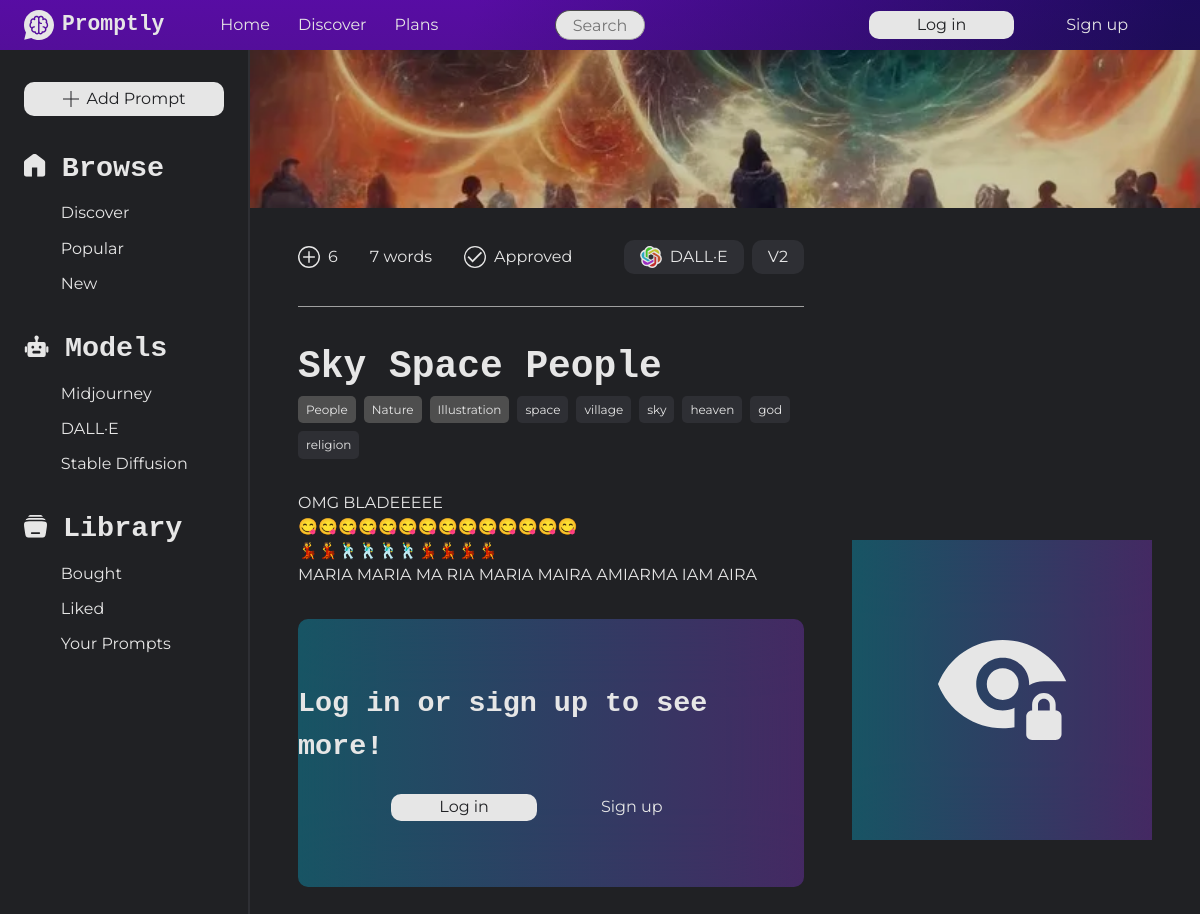
Page /prompt.php?id=8 on the committed database.
### tables this page shows
CREATE TABLE `ai_models` (
  `id` int(11) NOT NULL,
  `name` varchar(50) NOT NULL,
  `description` varchar(300) NOT NULL,
  `versions` text NOT NULL,
  `icon` varchar(300) NOT NULL
);

CREATE TABLE `prompts` (
  `id` int(11) NOT NULL,
  `title` varchar(70) NOT NULL,
  `description` varchar(1000) NOT NULL,
  `tags` text NOT NULL,
  `prompt` text NOT NULL,
  `prompt_instructions` text NOT NULL,
  `word_count` int(11) NOT NULL,
  `author_id` int(11) NOT NULL,
  `model_id` int(11) NOT NULL,
  `model_version` varchar(30) NOT NULL,
  `header_image` varchar(300) NOT NULL,
  `example_image1` varchar(300) NOT NULL,
  `example_image2` varchar(300) DEFAULT NULL,
  `example_image3` varchar(300) DEFAULT NULL,
  `example_image4` varchar(300) DEFAULT NULL,
  `date_created` datetime NOT NULL DEFAULT current_timestamp(),
  `views` int(11) NOT NULL DEFAULT 0,
  `free` tinyint(1) NOT NULL DEFAULT 0,
  `approved` tinyint(1) NOT NULL DEFAULT 0
);

CREATE TABLE `categories` (
  `id` int(11) NOT NULL,
  `title` varchar(50) NOT NULL
);

### classes/Prompt.php (called while the page is built, shortened)
<?php
class Prompt
{
    public static function getPromptById (int $id): array
    {
        $PDO = Database::getInstance();
        $stmt = $PDO->prepare("SELECT * FROM prompts WHERE id = :id");
        $stmt->bindValue(":id", $id);
        $stmt->execute();
        return $stmt->fetch(PDO::FETCH_ASSOC);
    }
    public static function getModelById (int $id): array
    {
        $PDO = Database::getInstance();
        $stmt = $PDO->prepare("select * from ai_models where id = :id");
        $stmt->bindValue(":id", $id);
        $stmt->execute();
        return $stmt->fetch(PDO::FETCH_ASSOC);
    }
    public static function getAllModels(): array
    {
        $PDO = Database::getInstance();
        $stmt = $PDO->query("select * from ai_models");
        $stmt->execute();
        return $stmt->fetchAll(PDO::FETCH_ASSOC);
    }
    public static function getCategoriesByPromptId (int $id): array
    {
        $PDO = Database::getInstance();
        $stmt = $PDO->prepare("SELECT categories.* FROM categories JOIN category_prompt ON categories.id = category_prompt.category_id WHERE category_prompt.prompt_id = :id");
        $stmt->bindValue(":id", $id);
        $stmt->execute();
        return $stmt->fetchAll(PDO::FETCH_ASSOC);
    }
}

### prompt.php (the view, shortened to what this page needs)
<?php
include_once(__DIR__ . '/classes/Prompt.php');
if (!empty($_GET['id'])) {
    $prompt = Prompt::getPromptById($_GET['id']);
    $model = Prompt::getModelById($prompt['model_id']);
    $categories = Prompt::getCategoriesByPromptId($_GET['id']);
    $tags = json_decode($prompt['tags'], true);
} else {
    Leave();
}
?><!DOCTYPE html>
<html lang="en">
<head>
    <link rel="stylesheet" href="css/main.css">
    <link rel="stylesheet" href="css/platform.css">
    <link rel="stylesheet" href="css/single-prompt.css">
</head>
<body>
    <?php include_once(__DIR__ . "/partials/nav.inc.php"); ?>
    <main>
        <?php include_once(__DIR__ . "/partials/aside.inc.php"); ?>
        <div>
            <header id="prompt-header" style="background-image: url(<?php echo $prompt['header_image'] ?>); cursor: default;">
                <div></div>
            </header>
            <div class="center-parent">
                <div class="center" id="single-prompt-grid">
                    <div>
                        <section id="single-prompt-top">
                            <p id="single-prompt-top-left">
                                <span aria-label="Amount of people that bought the prompt">
                                    <img src="assets/images/site/plus-circle-icon.svg" alt="Buy icon">
                                    6
                                </span>
                                <span><?php echo htmlspecialchars($prompt['word_count']); ?> words</span>
                                <?php if ($prompt['approved']) : ?>
                                    <span>
                                        <img src="assets/images/site/success-icon.svg" alt="Check mark">
                                        Approved
                                    </span>
                                <?php endif; ?>
                            </p>
                            <div id="single-prompt-top-right">
                                <span>
                                    <img src="<?php echo $model['icon'] ?>" alt="Model icon">
                                    <?php echo $model['name']; ?>
                                </span>
                                <span>
                                    <?php echo $prompt['model_version']; ?>
                                </span>
                            </div>
                        </section>
                        <hr class="single-prompt-hr">
                        <section id="single-prompt-basic-info">
                            <div>
                                <h1><?php echo htmlspecialchars($prompt['title']); ?></h1>
                                <p id="single-prompt-tags">
                                    <?php foreach($categories as $category) : ?>
                                        <a class="white-a" href="all-prompts?categories=<?php echo $category['id']; ?>"><?php echo htmlspecialchars($category['title']); ?></a>
                                    <?php endforeach; ?>
                                    <?php foreach($tags as $tag) : ?>
                                        <span><?php echo htmlspecialchars($tag); ?></span>
                                    <?php endforeach; ?>
                                </p>
                            </div>
                            <p><?php echo nl2br(htmlspecialchars($prompt['description'])); ?></p>
                        </section>
                        <?php if (!isset($_SESSION['loggedIn']) || $_SESSION['loggedIn'] === false) : ?>
                            <section class="single-prompt-login-container">
                                <h2>Log in or sign up to see more!</h2>
                                <div>
                                    <a class="button primary-btn-white" id="primary-btn-nav" href="login">Log in</a>
                                    <a class="secondary-btn-white white-a" href="register">Sign up</a>
                                </div>
                            </section>
                        <?php endif; ?>
                    </div>
                    <section id="single-prompt-image-container">
                        <figure style="background-image: url(<?php echo $prompt['example_image1']; ?>);" alt="Example image 1"></figure>
                        <?php if (!isset($_SESSION['loggedIn']) || $_SESSION['loggedIn'] === false) : ?>
                            <figure class="single-prompt-login-container" style="aspect-ratio: 1/1; border-radius: 0;">
                                <img src="assets/images/site/locked-eye-icon.svg" alt="Locked">
                            </figure>
                        <?php endif; ?>
                    </section>
                </div>
            </div>
        </div>
    </main>
</body>
</html>

### partials/aside.inc.php
<?php
include_once($_SERVER['DOCUMENT_ROOT'] . __ROOT__ . 'classes/Prompt.php');
$navModels = Prompt::getAllModels();
?><aside>
    <nav aria-label="Platform/tab navigator" id="aside-nav">
        <a class="button primary-btn-white" href="<?php echo __ROOT__; ?>tools/add-prompt">
            <img src="<?php echo __ROOT__; ?>assets/images/site/plus-icon.svg" alt="Icon of a plus">
            <span>Add Prompt</span>
        </a>
        <div>
            <a href="<?php echo __ROOT__; ?>discover" class="aside-title">
                <img src="<?php echo __ROOT__ ;?>assets/images/site/home-icon.svg" alt="Home icon">
                <h2>Browse</h2>
            </a>
            <ul class="aside-ul">
                <li><a href="<?php echo __ROOT__; ?>discover">Discover</a></li>
                <li><a href="<?php echo __ROOT__; ?>all-prompts?order=popular">Popular</a></li>
                <li><a href="<?php echo __ROOT__; ?>all-prompts?order=new">New</a></li>
            </ul>
        </div>
        <div id="aside-models">
            <div class="aside-title">
                <img src="<?php echo __ROOT__ ;?>assets/images/site/robot-icon.svg" alt="Model icon">
                <h2>Models</h2>
            </div>
            <ul class="aside-ul">
                <?php foreach ($navModels as $navModel) : ?>
                    <li><a href="<?php echo __ROOT__; ?>all-prompts?order=popular&models=<?php echo $navModel['id']; ?>"><?php echo $navModel['name']; ?></a></li>
                <?php endforeach; ?>
            </ul>
        </div>
        <div>
            <a href="<?php echo __ROOT__; ?>library.php" class="aside-title">
                <img src="<?php echo __ROOT__ ;?>assets/images/site/library-icon.svg" alt="Library icon">
                <h2>Library</h2>
            </a>
            <ul class="aside-ul">
                <li><a href="<?php echo __ROOT__; ?>library.php?page=bought">Bought</a></li>
                <li><a href="<?php echo __ROOT__; ?>library.php?page=liked">Liked</a></li>
                <li><a href="<?php echo __ROOT__; ?>library.php?page=yours">Your Prompts</a></li>
            </ul>
        </div>
    </nav>
</aside>
<div id="aside-placeholder"></div>

### css/main.css (style rules this page uses)
:root { --dark-grey: #202124; --purple: #6F04D9; --dark-blue: #1B0273; --medium-blue: #3866F2; --light-medium-blue: #0597F2; --light-blue: #05C7F2; --off-white: #E6E6E6; --grey-1: #A0A0A0; --grey-2: #2E2F34; --grey-3: #4E4E4E; --red: rgb(196, 2, 2); --green: rgb(29, 124, 29); --blue-purple-gradient: linear-gradient(90.77deg, #05C7F2 0%, #953CEE 100%); --purple-gradient: linear-gradient(105.4deg, #6F04D9 39.2%, #1B0273 97.9%); --small-size: 0.75rem; --body-size: 1rem; --h3-size: 1.333rem; --h2-size: 1.777rem; --h1-size: 2.369rem; --large-size: 3.157rem; --very-large-size: 4.209rem; }
html, body { min-height: 100vh; background-color: var(--dark-grey); }
body { color: var(--off-white); }
p, small, figcaption, a, span, label, input, textarea, select, option, legend { font-family: "Montserrat", sans-serif; font-weight: 400; }
h1, h2, h3, h1 > span, h2 > span, h3 > span { font-family: "Lekton", monospace; font-weight: bold; }
h2 { font-size: var(--h2-size); }
h1 { font-size: var(--h1-size); }
a { color: var(--off-white); text-decoration: none; }
a > img { display: inline-block; }
a:has(img) { display: flex; align-items: center; justify-content: center; gap: 0.5rem }
.primary-btn-white { padding: 0.3rem 1rem; text-align: center; cursor: pointer; text-decoration: none; color: var(--dark-grey); background-color: var(--off-white); border-radius: 10px; border: none; }
.secondary-btn-white { padding: 0.2rem 3rem; cursor: pointer; text-decoration: none; color: var(--off-white); }
#primary-btn-nav { border-radius: 10px; padding: 0.1rem 3rem; }
.button { transition: transform 100ms; }
.white-a { color: var(--off-white); text-decoration: none; }
*, *::before, *::after { box-sizing: border-box; }
* { margin: 0; }
body { line-height: 1.5; -webkit-font-smoothing: antialiased; }
img, picture, video, canvas, svg { display: block; max-width: 100%; }
p, h1, h2, h3, h4, h5, h6 { overflow-wrap: break-word; }

### css/platform.css (style rules this page uses)
body { display: grid; grid-template-rows: 50px 1fr; }
main { display: grid; grid-template-columns: 250px 1fr; }
aside { position: fixed; height: 100%; width: 250px; padding: 2rem 1.5rem; z-index: 10000; border-right: 2px solid var(--grey-2); }
#aside-placeholder { height: 100%; }
#aside-nav > * { margin-bottom: 2rem; }
.aside-title { display: flex; align-items: center; justify-content: flex-start; gap: 1rem; margin-bottom: 0.7rem; }
.aside-title > img { height: 23px; transform: translateY(-0.2rem); }
.aside-ul { list-style: none; padding-left: 0; }
.aside-ul li { margin-bottom: 0.7rem; transition: transform 100ms; }
.aside-ul li > a { display: block; padding-left: 2.3rem; transition: transform 100ms; }
.center-parent { padding: 0 3rem; }
.center { max-width: 1200px; margin: 0 auto; padding: 2rem 0; }

### rows in the picture
ai_models: name "Midjourney"
ai_models: name "DALL·E", icon (picture)
ai_models: name "Stable Diffusion"
prompts: header_image (picture), word_count "7", model_version "V2", title "Sky Space People", tags "space", tags "village", tags "sky", tags "heaven", tags "god", tags "religion", description "OMG BLADEEEEE 😋😋😋😋😋😋😋😋😋😋😋😋😋😋 💃💃🕺🕺🕺🕺💃💃💃💃 MARIA MARIA MA RIA MARIA MAIRA AMIARMA IAM AIRA"
categories: title "People"
categories: title "Nature"
categories: title "Illustration"
